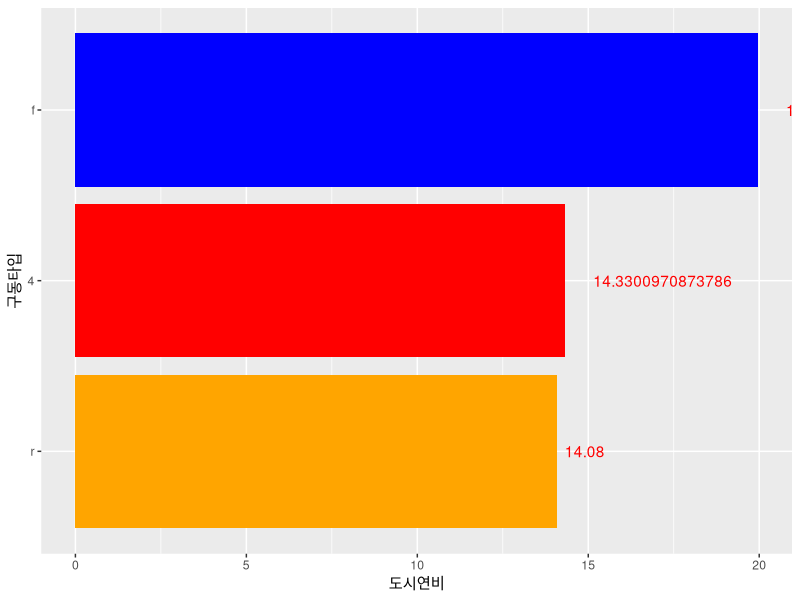

R code for this plot:
setwd("D:/development/R_lecture/Rdata")
library(dplyr)
library(ggplot2)
df=data(package="ggplot2")
df$results

mpg=as.data.frame(ggplot2::mpg)
head(mpg)
table(mpg$drv)

df_g=mpg%>%
  group_by(drv)%>%
  summarise(mean_cty=mean(cty))
df_g
ggplot(data=df_g,aes(x=reorder(drv,mean_cty),y=mean_cty)) +
  geom_col(fill=c('red','blue','orange')) +
  geom_text(aes(label=mean_cty),hjust=-0.2,col='red') +
  coord_flip() +
  xlab("구동타입") + ylab("도시연비")

##Seed함수
runif(3)
rnorm(3,mean=0,sd=1)
set.seed(1234)
runif(15)
